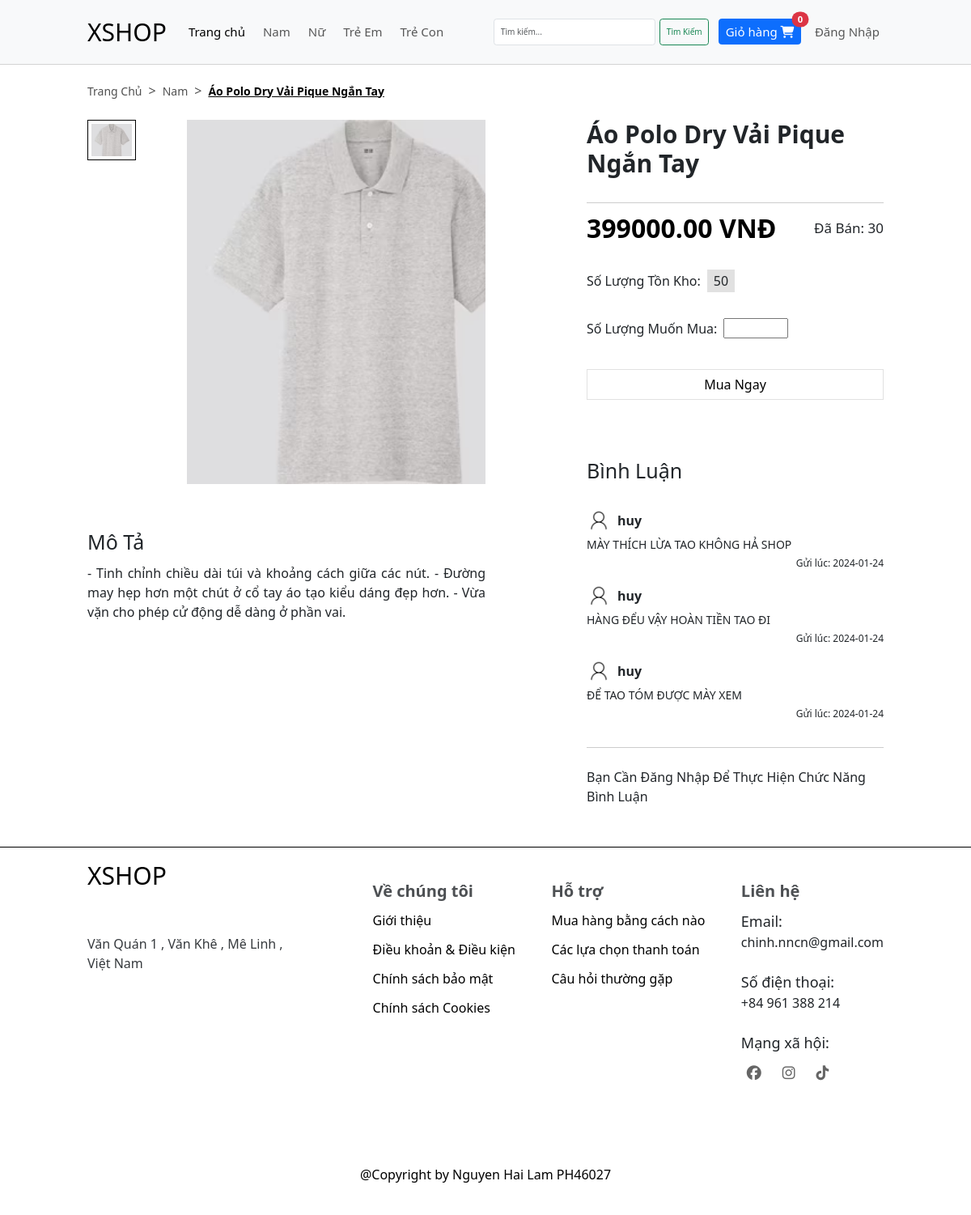
Screenshot of /?url=chitietsp&maSanPham=2 with the database file from the repository.
### tables this page shows
CREATE TABLE `loai` (
  `maLoai` int(11) NOT NULL,
  `tenLoai` varchar(255) NOT NULL
);

CREATE TABLE `san_pham` (
  `maSanPham` int(11) NOT NULL,
  `tenSanPham` varchar(255) NOT NULL,
  `gia` decimal(20,2) NOT NULL,
  `soLuong` int(11) NOT NULL,
  `anh` varchar(255) NOT NULL,
  `moTa` text NOT NULL,
  `luotMua` int(11) NOT NULL DEFAULT 0,
  `trangThai` bit(1) NOT NULL,
  `maDanhMuc` int(11) NOT NULL
);

CREATE TABLE `binh_luan` (
  `maBinhLuan` int(11) NOT NULL,
  `maTaiKhoan` int(11) NOT NULL,
  `noiDung` varchar(255) NOT NULL,
  `ngayBinhLuan` date NOT NULL DEFAULT current_timestamp(),
  `maSanPham` int(11) NOT NULL
);

CREATE TABLE `tai_khoan` (
  `maTaiKhoan` int(11) NOT NULL,
  `email` varchar(255) NOT NULL,
  `tenNguoiDung` varchar(255) NOT NULL,
  `matKhau` varchar(255) NOT NULL,
  `quyen` bit(1) NOT NULL,
  `avatar` varchar(255) NOT NULL DEFAULT 'users/user-default.png'
);

### app/models/pdo.php (called while the page is built, shortened)
<?php
    function getConnect() {
        try {
            $connect = new PDO(
                "mysql:host=" . DB_HOST .
                ";dbname=" . DB_DATABASE .
                ";charset=" . DB_CHARSET,
                DB_USERNAME,
                DB_PASSWORD
            );
            $connect -> setAttribute(PDO::ATTR_ERRMODE, PDO::ERRMODE_EXCEPTION);
            return $connect;
        }
        catch(PDOException $e) {
            echo "Loi ket noi den database " . $e -> getMessage();
        }
    }
    function getData($sql, $getAll = true) {
        try {
            $connect = getConnect();
            $stmt = $connect -> prepare($sql);
            $stmt -> execute();
        }
        catch(PDOException $e) {
            echo "loi cau lenh: $sql";
        }
        finally {
            unset($connect);
        }
        if($getAll) {
            return $stmt -> fetchAll();
        }
        return $stmt -> fetch();
    }
?>

### app/models/LoaiModel.php (called while the page is built, shortened)
<?php
    require_once "pdo.php";
    function getAllLoai() {
        $sql = "SELECT * FROM loai ORDER BY maLoai";
        return getData($sql);
    }
?>

### app/controllers/HomeController.php (called while the page is built, shortened)
<?php
    require_once MODELS_URL . "LoaiModel.php";
    require_once MODELS_URL . "ProductsModel.php";
    require_once MODELS_URL . "BinhLuanModel.php";
    function chitietsp() {
        $maSanPham = $_GET["maSanPham"];
        $sanPham = getProductID($maSanPham);
        $listBinhLuan = getAllCommentsProduct($maSanPham);
        include VIEWS_URL . "home/chitietsp.php";
    }
?>

### app/models/ProductsModel.php (called while the page is built, shortened)
<?php
    require_once "pdo.php";
    function getProductID($maSanPham) {
        $sql = "SELECT A.*, B.tenDanhMuc, C.maLoai, C.tenLoai FROM san_pham A
                JOIN danh_muc B ON A.maDanhMuc = B.maDanhMuc
                JOIN loai C ON B.maLoai = C.maLoai
                WHERE maSanPham = $maSanPham;
                ";
        return getData($sql, false);
    }
?>

### app/models/BinhLuanModel.php (called while the page is built, shortened)
<?php
    require_once "pdo.php";
    function getAllCommentsProduct($maSanPham) {
        $sql = "SELECT A.*, B.tenNguoiDung, B.avatar FROM binh_luan A
                JOIN tai_khoan B ON A.maTaiKhoan = B.maTaiKhoan
                WHERE maSanPham = $maSanPham
                ORDER BY A.ngayBinhLuan DESC
                ";
        return getData($sql);
    }
?>

### app/views/products/detail.php (the view, shortened to what this page needs)
<div class="container">
    <div class="left-product">
        <div class="left-product_top">
            <div class="left-product_left-img">
                <div class="left-product_img-small-wrap">
                    <div class="left-product_img-small" style="background-image: url('<?php echo IMAGES_URL . $sanPham["anh"] ?>');"></div>
                </div>
            </div>
            <div class="left-product_right-img" style="background-image: url('<?php echo IMAGES_URL . $sanPham["anh"]?>');"></div>
        </div>
        <div class="left-product_bottom">
            <h1 class="left-product_bottom-title">Mô Tả</h1>
            <p class="left-product_bottom-description">
                <?php echo $sanPham["moTa"] ?>
            </p>
        </div>
    </div>
    <div class="right-product">
        <h1 class="product-title"><?php echo $sanPham["tenSanPham"] ?></h1>
        <div class="product-price-wrap">
            <h1 class="product-price"><?php echo $sanPham["gia"] ?> vnđ</h1>
            <p class="product-buyed">Đã Bán: <?php echo $sanPham["luotMua"] ?></p>
        </div>
        <div class="product-feature">
            <p class="product-feature_text">Số Lượng Tồn Kho:</p>
            <span class="product-feature_quantity"><?php echo $sanPham["soLuong"] ?></span>
        </div>
        <form action="?url=chitietsp&maSanPham=<?php echo $sanPham["maSanPham"] ?>" method="post">
            <div class="product-feature">
                <p class="product-feature_text">Số Lượng Muốn Mua:</p>
                <input type="number" class="product-feature_buy" required>
            </div>
            <div class="product-feature_error"></div>
            <button type="submit" class="btn-buy">Mua Ngay</button>
        </form>
        <div class="product-comments">
            <h1 class="product-comments_title">Bình Luận</h1>
            <?php foreach($listBinhLuan as $binhLuan ) : ?>
                <div class="product-comment">
                    <div class="product-comment_info">
                        <div class="product-comment_avatar" style="background-image: url('<?php echo IMAGES_URL . $binhLuan["avatar"]?>');"></div>
                        <div class="product-comment_name">
                            <?php echo isset($_COOKIE["maUser"]) ? ($_COOKIE["maUser"] == $binhLuan["maTaiKhoan"] ? "Bạn" : $binhLuan["tenNguoiDung"]) : $binhLuan["tenNguoiDung"] ?>
                        </div>
                    </div>
                    <div class="product-comment_content">
                        <?php echo $binhLuan["noiDung"] ?>
                    </div>
                    <div class="product-comment_day">Gửi lúc: <?php echo $binhLuan["ngayBinhLuan"] ?></div>
                </div>
            <?php endforeach ?>
            <?php if(!isset($_COOKIE["maUser"])) : ?>
                <div style="margin-top: 32px; padding-top: 24px; border-top: 1px solid #ccc;">
                    <p>Bạn Cần Đăng Nhập Để Thực Hiện Chức Năng Bình Luận</p>
                </div>
            <?php endif ?>
        </div>
    </div>
</div>

### includes/header.php (shortened to what this page needs)
<?php
    require_once MODELS_URL . "LoaiModel.php";
    $listLoai = getAllLoai();
?>
<!DOCTYPE html>
<html lang="en">
<head>
    <link href="https://cdn.jsdelivr.net/npm/bootstrap@5.3.2/dist/css/bootstrap.min.css" rel="stylesheet">
    <link rel="stylesheet" href="https://cdnjs.cloudflare.com/ajax/libs/font-awesome/6.5.1/css/all.min.css" />
    <link rel="stylesheet" href="<?php echo CSS_URL ?>grid.css">
    <link rel="stylesheet" href="<?php echo CSS_URL ?>style.css">
</head>
<body>
    <div class="main">
        <div class="header">
            <nav class="navbar navbar-expand-lg bg-body-tertiary">
                <div class="container-fluid grid wide">
                    <a class="navbar-brand header-logo" href="?">XSHOP</a>
                    <div class="collapse navbar-collapse" id="navbarSupportedContent">
                        <ul class="navbar-nav me-auto mb-2 mb-lg-0">
                            <li class="nav-item">
                                <a class="nav-link active" aria-current="page" href="?">Trang chủ</a>
                            </li>
                            <?php foreach($listLoai as $loai) : ?>
                                <li class="nav-item">
                                    <a class="nav-link" href="?url=loc&maLoai=<?php echo $loai["maLoai"] ?>"><?php echo $loai["tenLoai"]?></a>
                                </li>
                            <?php endforeach ?>
                        </ul>
                        <div class="d-flex">
                            <form action="" method="get" class="d-flex" role="search">
                                <input
                                    class="form-control-custom form-control me-2"
                                    type="search"
                                    placeholder="Tìm kiếm..."
                                    aria-label="Search"
                                    name="keyword"
                                >
                                <button class="btn btn-outline-success" type="submit">Tìm Kiếm</button>
                            </form>
                            <form action="?url=giohang" method="post">
                                <button type="submit" class="btn btn-primary position-relative header-cart-btn nav-item">
                                    Giỏ hàng
                                    <i class="fa-solid fa-cart-shopping"></i>
                                    <span class="position-absolute top-0 start-100 translate-middle badge rounded-pill bg-danger">
                                    0
                                    </span>
                                </button>
                            </form>
                            <ul class="header-navbar-nav-custom navbar-nav me-auto mb-2 mb-lg-0">
                                <?php if(!isset($_COOKIE["maUser"]) || $user["quyen"] !== 0) :?>
                                    <li class="nav-item">
                                        <a class="nav-link" href="?url=dangnhap">Đăng Nhập</a>
                                    </li>
                                <?php endif ?>
                            </ul>
                        </div>
                    </div>
                </div>
            </nav>
        </div>

### app/views/home/chitietsp.php
<link rel="stylesheet" href="<?php echo CSS_URL ?>chitietsanpham.css">
<div class="body">
    <div class="grid wide">
        <div class="directional">
            <a href="?" class="directional-page">Trang chủ</a><span class="directional-icon">></span>
            <a
                href="?url=loc&maLoai=<?php echo $sanPham["maLoai"] ?>"
                class="directional-page"><?php echo $sanPham["tenLoai"] ?>
            </a>
            <span class="directional-icon">></span>
            <a href="#" class="directional-page directional-page--active disabled"><?php echo $sanPham["tenSanPham"]?></a>
        </div>
        <?php include VIEWS_URL . "products/detail.php" ?>
    </div>
</div>

### assets/css/grid.css (style rules this page uses)
.grid { width: 100%; display: block; padding: 0; }
.grid.wide { max-width: 1200px; margin: 0 auto; }
@media (min-width: 1024px) and (max-width: 1239px) { .wide { width: 984px; } }

### assets/css/style.css (style rules this page uses)
* { margin: 0; padding: 0; box-sizing: border-box; }
html { font-size: 62.5%; }
button, body { font-size: 1.6rem; }
:root { --primary-color: #f7f7f7; --active-color: #e1e1e1; --header-height: 80px; }
.disabled { pointer-events: none; user-select: none; }
.header { height: var(--header-height); display: flex; align-items: center; position: fixed; top: 0; right: 0; left: 0; width: 100%; z-index: 99; border-bottom: 1px solid #d3d3d3; }
.navbar { flex: 1; height: 100%; }
.container-fluid { height: 100%; }
.header-logo { display: inline-block; font-size: 3rem; }
.form-control-custom { width: 200px; }
.nav-item { margin-left: 12px; font-size: 1.5rem; }
.body { padding-bottom: 40px; margin-top: calc(var(--header-height) + 20px); min-height: 600px; }
.container { padding: 0; margin: 0; display: flex; padding-top: 24px; }
.directional { display: flex; align-items: center; }
.directional-page { font-size: 1.4rem; display: inline-block; text-decoration: none; color: #505050; text-transform: capitalize; }
.directional-page--active { color: #000; font-weight: 600; user-select: none; text-decoration: underline; }
.directional-icon { margin-left: 8px; margin-right: 8px; color: #505050; }
.product-feature { text-transform: uppercase; }
.product-title { height: 48px; font-size: 1.6rem; font-weight: 600; display: -webkit-box; -webkit-line-clamp: 2; -webkit-box-orient: vertical; overflow: hidden; text-transform: capitalize; }
.product-price { margin-top: 12px; font-size: 2.2rem; color: red; font-weight: 650; user-select: none; text-transform: uppercase; }

### assets/css/chitietsanpham.css (style rules this page uses)
.left-product { width: 50%; }
.right-product { width: 50%; }
.left-product_top { display: flex; justify-content: space-between; }
.left-product_left-img { width: 25%; }
.left-product_img-small-wrap { width: 60px; height: 50px; padding: 4px; border: 1px solid #000; cursor: pointer; }
.left-product_img-small { width: 100%; height: 100%; background-size: cover; }
.left-product_right-img { width: 75%; height: 450px; background-size: cover; }
.left-product_bottom { margin-top: 56px; }
.left-product_bottom-description { margin-top: 12px; text-align: justify; }
.right-product { padding-left: 125px; }
.product-title { font-size: 3rem; display: block; overflow: unset; font-weight: 600; margin-bottom: 30px; height: unset; }
.product-price-wrap { display: flex; justify-content: space-between; align-items: center; padding-top: 12px; border-top: 1px solid #ccc; }
.product-price { font-size: 3.2rem; color: #000; margin: 0; }
.product-buyed { margin: 0; font-size: 1.7rem; }
.product-feature { margin-top: 32px; display: flex; align-items: center; text-transform: capitalize; }
.product-feature_text { display: inline-block; margin: 0; }
.product-feature_quantity { margin-left: 8px; padding: 2px 8px; background-color: var(--active-color); }
.product-feature_buy { margin-left: 8px; padding: 0 5px; font-size: 1.4rem; width: 80px; }
.product-feature_error { color: red; text-transform: capitalize; font-size: 1.4rem; margin-top: 6px; height: 20px; }
.btn-buy { margin-top: 12px; width: 100%; padding: 6px 0; border: 1px solid var(--active-color); background-color: #fff; }
.product-comments { margin-top: 72px; }
.product-comments_title { margin-bottom: 32px; }
.product-comment + .product-comment { margin-top: 16px; }
.product-comment_info { display: flex; align-items: center; }
.product-comment_avatar { width: 30px; height: 30px; background-size: cover; background-position: center; border-radius: 50%; margin-right: 8px; }
.product-comment_name { font-weight: 600; }
.product-comment_content { font-size: 1.4rem; margin-top: 4px; }
.product-comment_day { text-align: right; font-size: 1.2rem; margin-top: 4px; }

### rows the page displays
loai: tenLoai "Nam"
loai: tenLoai "Nữ"
loai: tenLoai "Trẻ Em"
loai: tenLoai "Trẻ Con"
san_pham: loai.tenLoai "Nam", tenSanPham "Áo Polo Dry Vải Pique Ngắn Tay", anh (picture), moTa "- Tinh chỉnh chiều dài túi và khoảng cách giữa các nút. - Đường may hẹp hơn một chút ở cổ tay áo tạo kiểu dáng đẹp hơn. - Vừa vặn cho phép cử động dễ dàng ở phần vai.", gia "399000.00", luotMua "30", soLuong "50"
binh_luan: maTaiKhoan.avatar (placeholder picture), maTaiKhoan.tenNguoiDung "huy", noiDung "MÀY THÍCH LỪA TAO KHÔNG HẢ SHOP", ngayBinhLuan "2024-01-24"
binh_luan: maTaiKhoan.avatar (placeholder picture), maTaiKhoan.tenNguoiDung "huy", noiDung "HÀNG ĐỂU VẬY HOÀN TIỀN TAO ĐI", ngayBinhLuan "2024-01-24"
binh_luan: maTaiKhoan.avatar (placeholder picture), maTaiKhoan.tenNguoiDung "huy", noiDung "ĐỂ TAO TÓM ĐƯỢC MÀY XEM", ngayBinhLuan "2024-01-24"
